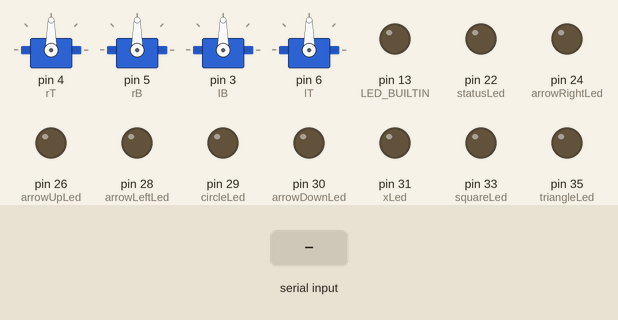
This sketch was run on a simulated Arduino Mega 2560, built with avr-gcc and run on an emulated ATmega2560. Shown: 4 × servo, output pins drawn as LEDs (lit = HIGH). Inputs (shaded band) come from the test bench. What the sketch prints to the serial monitor is not drawn.

Above: at 1.2 s.
1.3 s: "2" received over Serial
At 1.45 s:
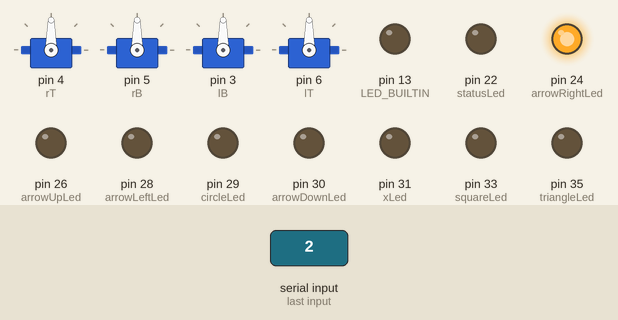
3.0 s: "1" received over Serial
At 3.15 s:
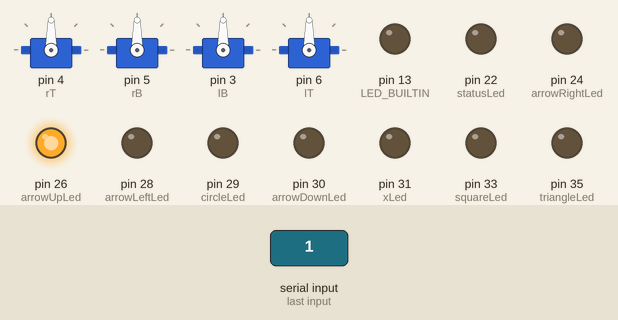
4.7 s: "0" received over Serial
At 4.85 s:
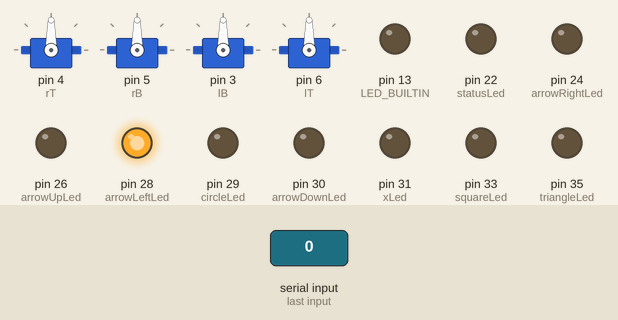
6.4 s: "3" received over Serial
At 6.55 s:
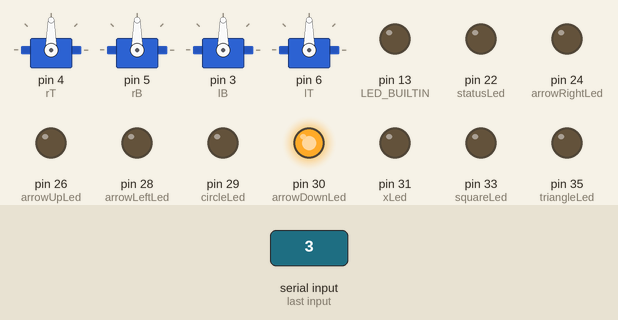
8.1 s: "4" received over Serial
At 8.25 s:
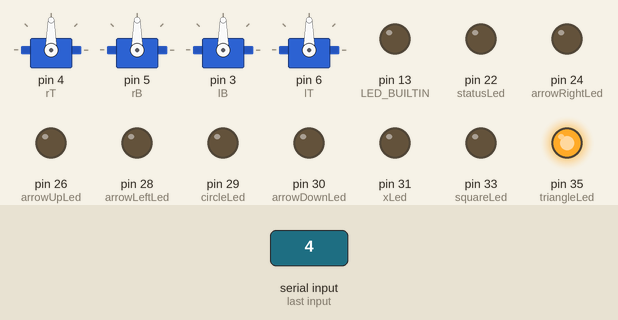
9.8 s: "5" received over Serial
At 9.95 s:
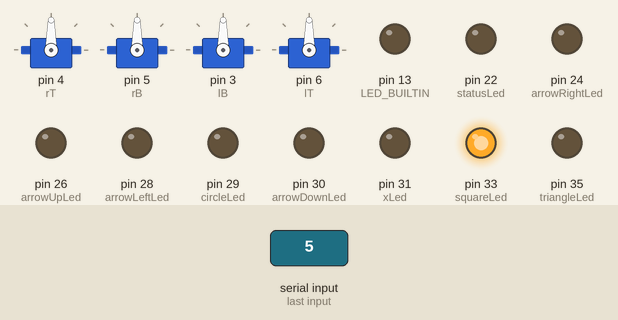
Timing chart, 0 to 12.5 s (numbered marks = the images above; inputs shaded):
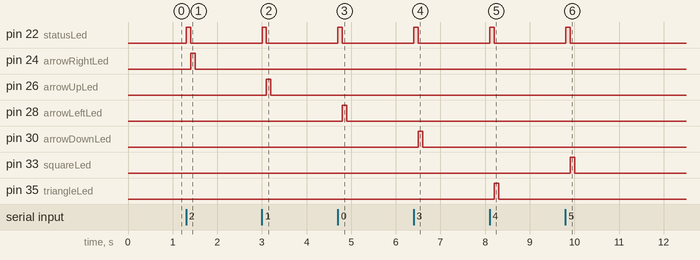

The sketch:

Arduino_sketch.ino
```cpp
#include <Servo.h>

int statusLed = 22;
int arrowRightLed = 24;
int arrowUpLed = 26;
int arrowLeftLed = 28;
int arrowDownLed = 30;
int circleLed = 29;
int xLed = 31;
int squareLed = 33;
int triangleLed = 35;
int pos = 0;
int commands;
bool toggle = false;

//finish building and implement command rejected LED

int ledArray[9]={statusLed,arrowRightLed,arrowUpLed,arrowLeftLed,arrowDownLed,circleLed,xLed,squareLed,triangleLed};
Servo lB;     //Left-bottom servo
Servo lT;     //Left-top servo
Servo rT;     //Right-top servo
Servo rB;     //Right-bottom servo
Servo servoArray[4] = {lB,lT,rT,rB};

void setup() {
 rT.attach(4);
 rB.attach(5);
 lB.attach(3);
 lT.attach(6);
 pinMode(statusLed, OUTPUT);
 pinMode(arrowRightLed, OUTPUT);
 pinMode(arrowUpLed, OUTPUT);
 pinMode(arrowLeftLed, OUTPUT);
 pinMode(arrowDownLed, OUTPUT);
 pinMode(circleLed, OUTPUT);
 pinMode(xLed, OUTPUT);
 pinMode(squareLed, OUTPUT);
 pinMode(triangleLed, OUTPUT);
 pinMode(LED_BUILTIN, OUTPUT);

 Serial.begin(9600);
// bootUp();

  }

void loop() {
 commands = Serial.read();

//
   if(commands == '8') {
    toggle = true;}


   if (commands == '9') {
    toggle = false;
    servoReset(lT);
    servoReset(lB);
   }

  if (toggle == true) {
    if(commands == '2'){
      turnOnLed(statusLed);
      turnOnLed(arrowUpLed);
      toggleLeft(lT);
      }

    else if(commands == '1'){
      turnOnLed(statusLed);
      turnOnLed(arrowRightLed);
      toggleRight(lT);
      }

    else if(commands == '0'){
      turnOnLed(statusLed);
      turnOnLed(arrowLeftLed);
      toggleLeft(lB);
      }

    else if(commands == '3'){
      turnOnLed(statusLed);
      turnOnLed(arrowDownLed);
      toggleRight(lB);
      }
    } else {

      if(commands == '1'){
      turnOnLed(statusLed);
      turnOnLed(arrowUpLed);
      servoMoveRight(lT);
    }

    else if(commands == '2'){
      turnOnLed(statusLed);
      turnOnLed(arrowRightLed);
      servoMoveLeft(lT);
    }

    else if(commands == '0'){
      turnOnLed(statusLed);
      turnOnLed(arrowLeftLed);
      servoMoveLeft(lB);
    }

    else if(commands == '3'){
      turnOnLed(statusLed);
      turnOnLed(arrowDownLed);
      servoMoveRight(lB);
    }
  }
  if(commands == '4'){
  //Square icon
    turnOnLed(statusLed);
    turnOnLed(triangleLed);
    servoMoveRight(rT);
  }

  else if(commands == '5'){
    //Triangle icon
    turnOnLed(statusLed);
    turnOnLed(squareLed);
    servoMoveLeft(rT);
  }

  else if(commands == '7'){
    //Cross icon
    turnOnLed(statusLed);
    turnOnLed(xLed);
    servoMoveLeft(rB);
  }

  else if(commands == '6'){
//Round icon
    turnOnLed(statusLed);
    turnOnLed(circleLed);
    servoMoveRight(rB);
  }
  Serial.println(toggle);
}

void bootUp(){                                // A "boot-up" sequence for the LED's and servos
  for(int i = 0; i <= sizeof(ledArray); i++){
    digitalWrite(ledArray[i], HIGH);
      delay(100);
    digitalWrite(ledArray[i], LOW);
     delay(100);

for(int i = 0; i <= sizeof(servoArray); i++){
    servosWarmUp(servoArray[i]);
    delay(1000);
          }
      }
  }

void turnOnLed(int led){          //Turns on a specific LED
    digitalWrite(led, HIGH);
      delay(100);
    digitalWrite(led, LOW);
    // delay(1000);

  }

void servoTest(Servo s){
  for (pos = 0; pos <= 90; pos += 1) {
    s.write(pos);
    delay(15);
    }
  for (pos = 90; pos >= 0; pos -= 1) {
    s.write(pos);
    delay(15);
    }
  }

void servoReset(Servo s){       //Resets the servo to the initial position
    s.write(90);
  }

void servosWarmUp(Servo s) {    //Moves one servo at a time to make sure they work
  servoTest(s);
  servoReset(s);
  delay(2000);
  }

void servoMoveLeft(Servo s){
  s.write(45);
  delay(300);
  servoReset(s);
  }

void toggleLeft(Servo s){
  s.write(45);
  }

void toggleRight(Servo s){
  s.write(135);
  }

void servoMoveRight(Servo s){
  s.write(135);
  delay(300);
  servoReset(s);
  }
```

Measured:
- after the input at 1.3 s, pin 22 (statusLed): LOW → HIGH at once, → LOW 0.10 s later; pin 24 (arrowRightLed): LOW → HIGH after 0.10 s, → LOW 0.10 s later
- after the input at 3.0 s, pin 22 (statusLed): LOW → HIGH at once, → LOW 0.10 s later; pin 26 (arrowUpLed): LOW → HIGH after 0.10 s, → LOW 0.10 s later
- after the input at 4.7 s, pin 22 (statusLed): LOW → HIGH at once, → LOW 0.10 s later; pin 28 (arrowLeftLed): LOW → HIGH after 0.10 s, → LOW 0.10 s later
- after the input at 6.4 s, pin 22 (statusLed): LOW → HIGH at once, → LOW 0.10 s later; pin 30 (arrowDownLed): LOW → HIGH after 0.10 s, → LOW 0.10 s later
- after the input at 8.1 s, pin 22 (statusLed): LOW → HIGH at once, → LOW 0.10 s later; pin 35 (triangleLed): LOW → HIGH after 0.10 s, → LOW 0.10 s later
- after the input at 9.8 s, pin 22 (statusLed): LOW → HIGH at once, → LOW 0.10 s later; pin 33 (squareLed): LOW → HIGH after 0.10 s, → LOW 0.10 s later
